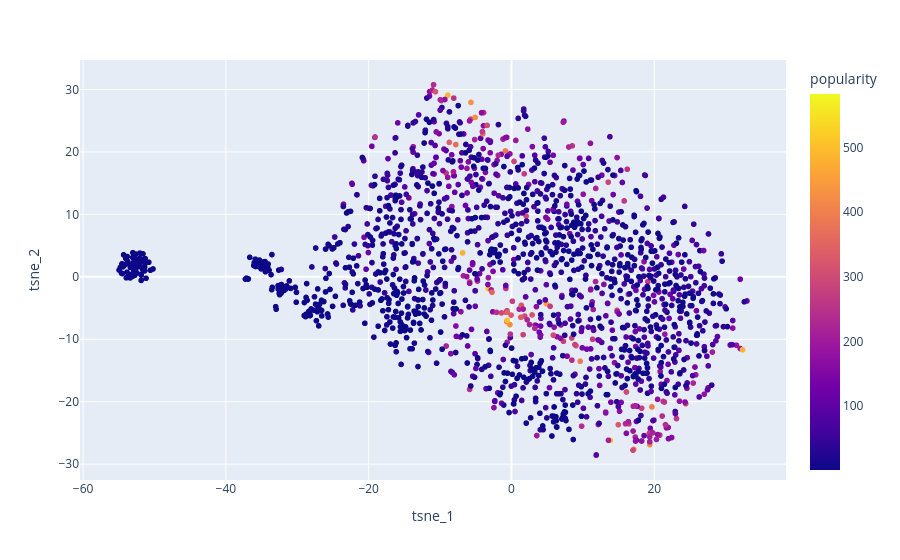

Notebook code for this chart:
### Code cell
# pip install plotly
import plotly.express as px

tsne_df = pd.DataFrame(item_tsne, columns=["tsne_1", "tsne_2"])
tsne_df["item_id"] = np.arange(item_tsne.shape[0])
tsne_df = tsne_df.merge(items.reset_index())

px.scatter(tsne_df, x="tsne_1", y="tsne_2",
           color="popularity",
           hover_data=["item_id", "title", "popularity"])

### Figure 1 — Plotly figure (JSON) as saved in the notebook; plotly's stock layout.template omitted (floating-point values rounded to 4 significant figures; data arrays with more than 128 entries replaced by an {"elided": "..."} marker saying what was removed)
{"data": [{"customdata": {"elided": "1682x3 mixed values"}, "hovertemplate": "tsne_1=%{x}<br>tsne_2=%{y}<br>item_id=%{customdata[0]}<br>title=%{customdata[1]}<br>popularity=%{marker.color}<extra></extra>", "legendgroup": "", "marker": {"color": {"elided": "1682 int values"}, "coloraxis": "coloraxis", "symbol": "circle"}, "mode": "markers", "name": "", "showlegend": false, "type": "scattergl", "x": {"elided": "1682 float values"}, "xaxis": "x", "y": {"elided": "1682 float values"}, "yaxis": "y"}], "layout": {"coloraxis": {"colorbar": {"title": {"text": "popularity"}}, "colorscale": [[0, "#0d0887"], [0.1111, "#46039f"], [0.2222, "#7201a8"], [0.3333, "#9c179e"], [0.4444, "#bd3786"], [0.5556, "#d8576b"], [0.6667, "#ed7953"], [0.7778, "#fb9f3a"], [0.8889, "#fdca26"], [1, "#f0f921"]]}, "legend": {"tracegroupgap": 0}, "margin": {"t": 60}, "xaxis": {"anchor": "y", "domain": [0, 1], "title": {"text": "tsne_1"}}, "yaxis": {"anchor": "x", "domain": [0, 1], "title": {"text": "tsne_2"}}}}
